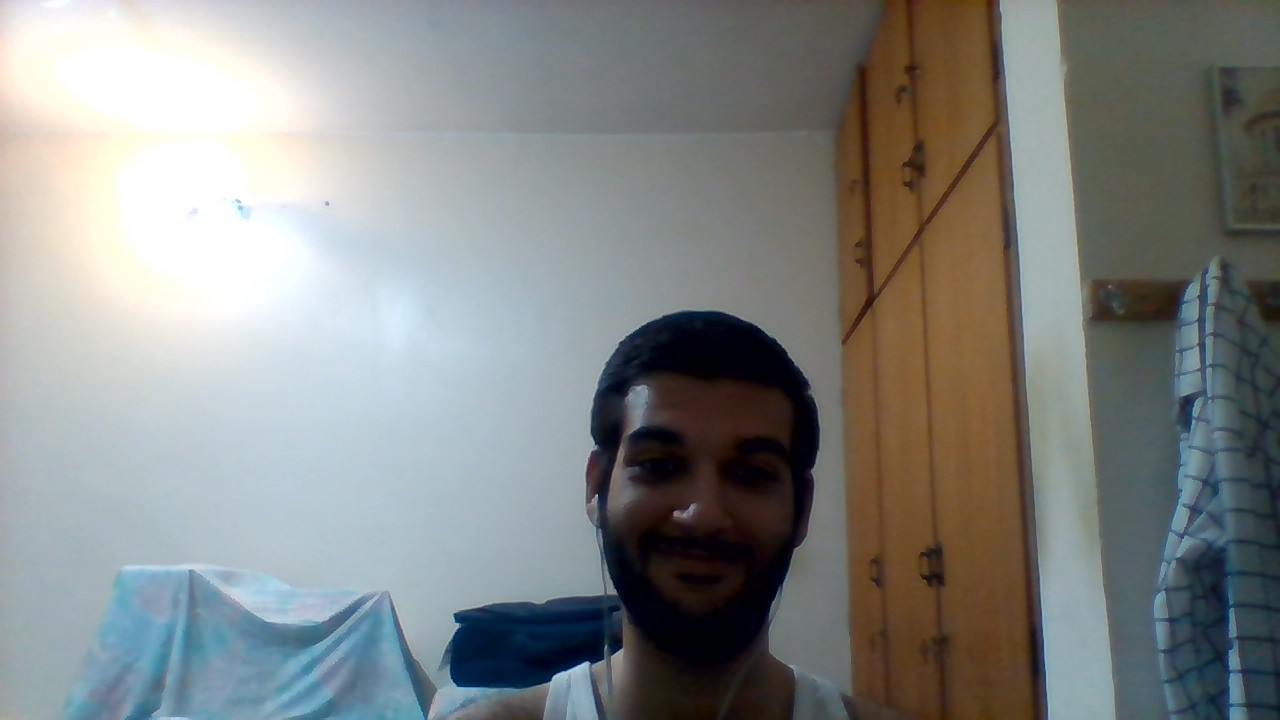
%> input picture computer simulation/assignment 9 - Assignment IX Computational Programming - Matlab and Simulank/Matin_Noohnezhad_MATLAB_Simulink_Assignment_9/myPic.jpg, 1280 x 720 px
$ octave --eval "contEnh;"   (GNU Octave 9; MATLAB toolbox functions it lacks are replaced by stand-ins)
%> lines starting %> are read from the running program, lines starting %| are printed output that depends on the picture
function contEnh
pic = imread('myPic.jpg');
%> pic is the input picture: size 720x1280x3 uint8; mean R, G, B 131.7, 134.8, 133
pic = rgb2gray(pic);
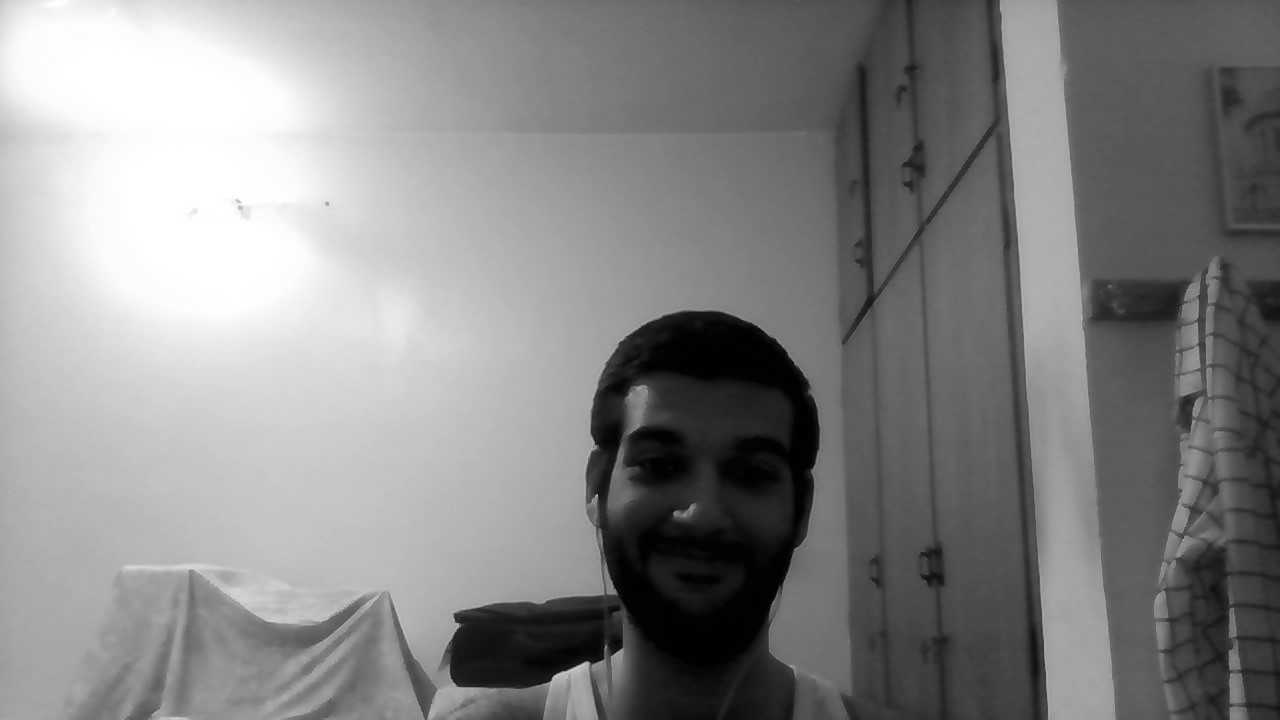
%> pic: size 720x1280 uint8; min 0, max 255, mean 133.7
width = 1000;
dim = size(pic);
%> dim = [720 1280]
pic = imresize(pic,[width*dim(1)/dim(2) width],'bicubic');
%> pic: size 563x1000 uint8
pic_imadjust = imadjust(pic);
pic_histeq = histeq(pic);
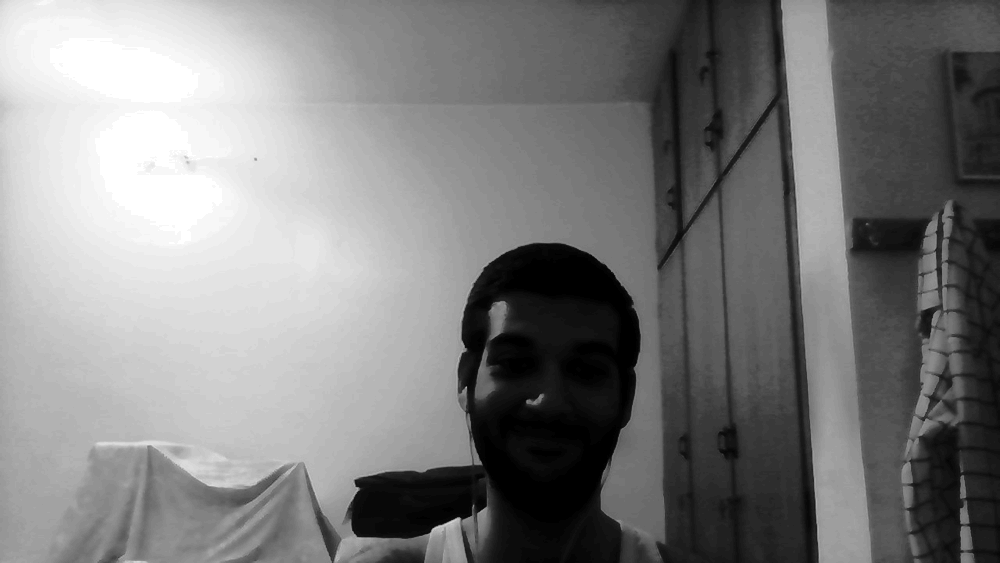
%> pic_histeq: size 563x1000 uint8; min 0, max 255, mean 126.2
pic_adapthisteq = adapthisteq(pic);
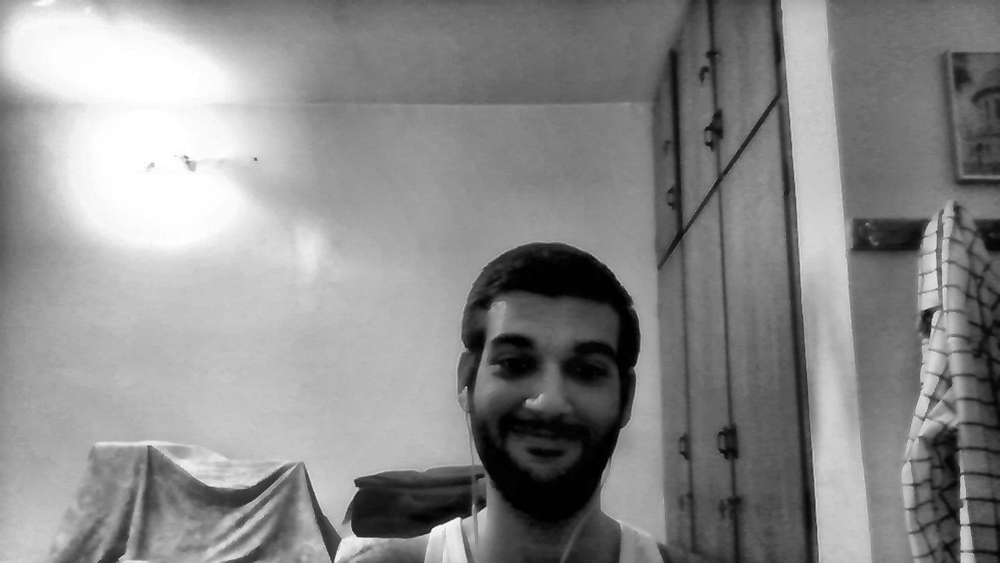
%> pic_adapthisteq: size 563x1000 uint8; min 0, max 255, mean 138.4
subplot(2,2,1)
imshow(pic);
title('Original');
subplot(2,2,2)
imshow(pic_imadjust);
title('imadjust');
subplot(2,2,3)
imshow(pic_histeq);
title('histeq');
subplot(2,2,4)
imshow(pic_adapthisteq);
title('adapthisteq');
